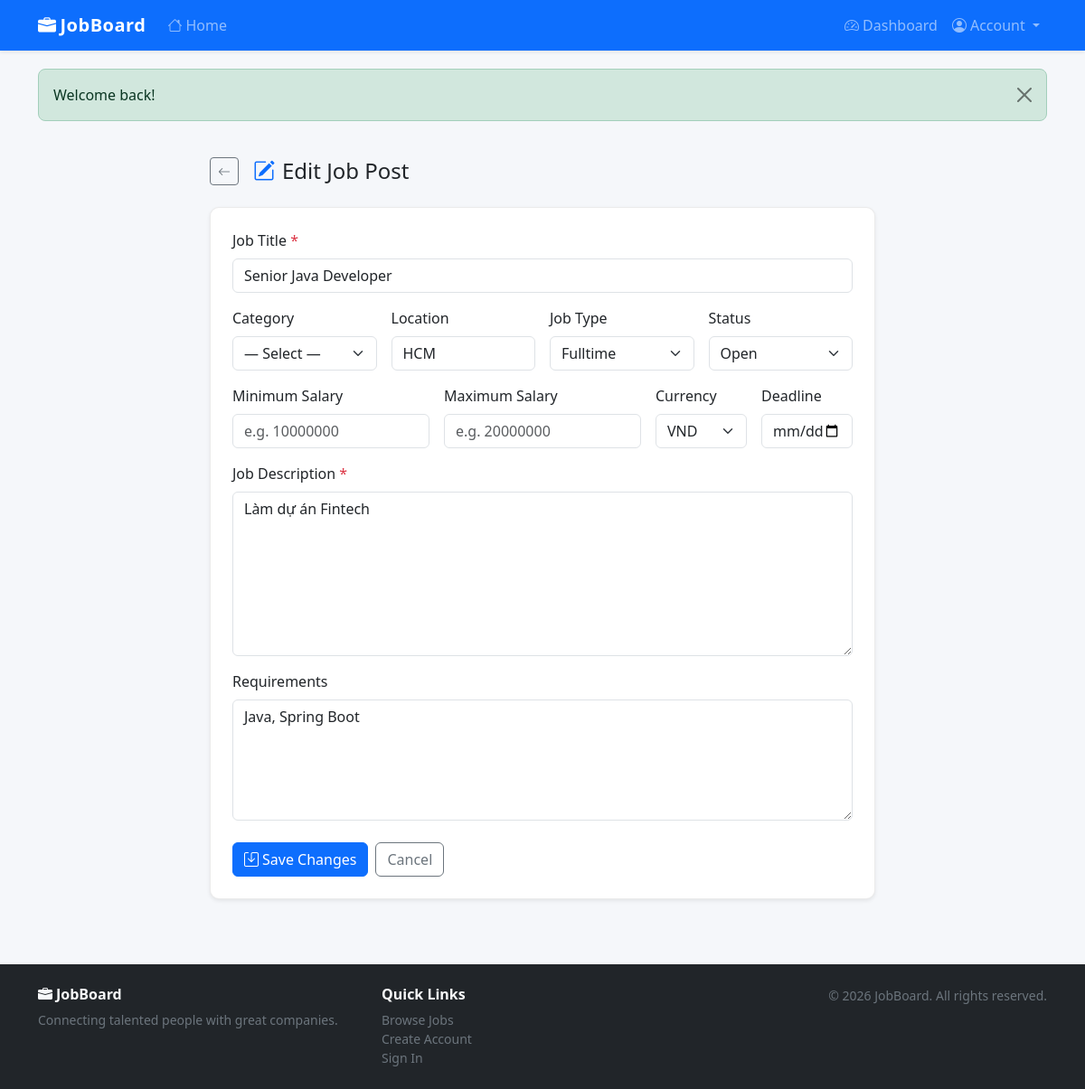
/employer/edit_post.php?id=1 (signed in), run on an earlier commit of the app's database.
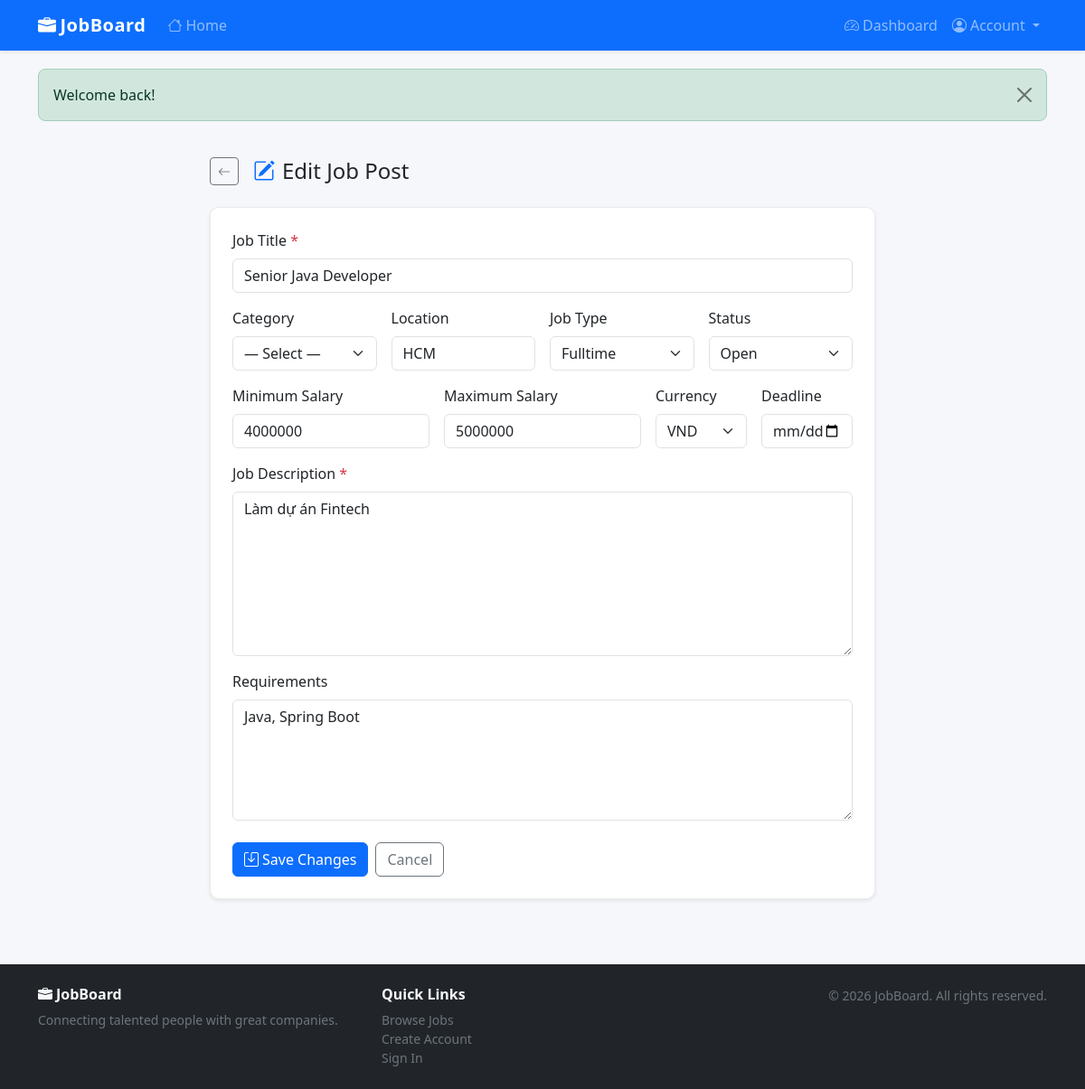
And on a later commit of the database.
### tables this page shows
CREATE TABLE `job_posts` (
  `id`           int(10) UNSIGNED NOT NULL AUTO_INCREMENT,
  `employer_id`  int(10) UNSIGNED NOT NULL,
  `title`        varchar(200)     NOT NULL,
  `description`  text             NOT NULL,
  `requirements` text             DEFAULT NULL,
  `salary`       varchar(100)     DEFAULT NULL COMMENT 'DEPRECATED — use salary_min/salary_max',
  `salary_min`   bigint(20)       DEFAULT NULL,
  `salary_max`   bigint(20)       DEFAULT NULL,
  `currency`     enum('VND','USD','EUR') NOT NULL DEFAULT 'VND',
  `end_date`     date             DEFAULT NULL COMMENT 'Application deadline',
  `recruit_type` enum('fulltime','parttime','online','offline') NOT NULL DEFAULT 'fulltime',
  `location`     varchar(150)     DEFAULT NULL,
  `category`     varchar(100)     DEFAULT NULL,
  `status`       enum('open','closed') NOT NULL DEFAULT 'open',
  `created_at`   datetime         NOT NULL DEFAULT current_timestamp(),
  PRIMARY KEY (`id`),
  KEY `idx_jp_employer`  (`employer_id`),
  KEY `idx_jp_status`    (`status`),
  KEY `idx_jp_created`   (`created_at`),
  KEY `idx_jp_end_date`  (`end_date`),
  CONSTRAINT `fk_jp_employer` FOREIGN KEY (`employer_id`) REFERENCES `employer_profiles` (`id`) ON DELETE CASCADE
);

### employer/edit_post.php (the view, shortened to what the changed rows need)
<?php
$user  = getCurrentUser();
$epId  = $user['profile_id'];
$jobId = (int)($_GET['id'] ?? 0);
$recruitTypes  = ['fulltime' => 'Fulltime', 'parttime' => 'Parttime', 'online' => 'Online', 'offline' => 'Offline'];
try {
    $pdo = getDB();
    $stmt = $pdo->prepare('SELECT * FROM job_posts WHERE id = ? AND employer_id = ?');
    $stmt->execute([$jobId, $epId]);
    $post = $stmt->fetch();
} catch (PDOException $e) {
    error_log($e->getMessage());
    setFlash('danger', 'Could not load post.');
    header('Location: /website/employer/manage_posts.php');
    exit;
}
require_once __DIR__ . '/../includes/header.php';
?>
<div class="row justify-content-center">
  <div class="col-lg-8">
    <div class="card shadow-sm">
      <div class="card-body p-4">
        <form method="post" novalidate>
          <div class="mb-3">
            <label for="title" class="form-label">Job Title <span class="text-danger">*</span></label>
            <input type="text" class="form-control" id="title" name="title"
                   value="<?= htmlspecialchars($post['title']) ?>" required>
          </div>
          <div class="row g-3 mb-3">
            <div class="col-md-3">
              <label for="location" class="form-label">Location</label>
              <input type="text" class="form-control" id="location" name="location"
                     value="<?= htmlspecialchars($post['location']) ?>">
            </div>
            <div class="col-md-3">
              <label for="recruit_type" class="form-label">Job Type</label>
              <select class="form-select" id="recruit_type" name="recruit_type">
                <?php foreach ($recruitTypes as $val => $label): ?>
                  <option value="<?= $val ?>"
                    <?= ($post['recruit_type'] ?? 'fulltime') === $val ? 'selected' : '' ?>>
                    <?= $label ?>
                  </option>
                <?php endforeach; ?>
              </select>
            </div>
            <div class="col-md-3">
              <label for="status" class="form-label">Status</label>
              <select class="form-select" id="status" name="status">
                <option value="open"   <?= $post['status'] === 'open'   ? 'selected' : '' ?>>Open</option>
              </select>
            </div>
          </div>
          <div class="row g-3 mb-3">
            <div class="col-md-4">
              <label for="salary_min" class="form-label">Minimum Salary</label>
              <input type="number" class="form-control" id="salary_min" name="salary_min"
                     min="0" step="1" placeholder="e.g. 10000000"
                     value="<?= htmlspecialchars($post['salary_min'] ?? '') ?>">
            </div>
            <div class="col-md-4">
              <label for="salary_max" class="form-label">Maximum Salary</label>
              <input type="number" class="form-control" id="salary_max" name="salary_max"
                     min="0" step="1" placeholder="e.g. 20000000"
                     value="<?= htmlspecialchars($post['salary_max'] ?? '') ?>">
            </div>
            <div class="col-md-2">
              <label for="currency" class="form-label">Currency</label>
              <select class="form-select" id="currency" name="currency">
                <?php foreach (['VND', 'USD', 'EUR'] as $cur): ?>
                  <option value="<?= $cur ?>"
                    <?= ($post['currency'] ?? 'VND') === $cur ? 'selected' : '' ?>>
                    <?= $cur ?>
                  </option>
                <?php endforeach; ?>
              </select>
            </div>
          </div>
          <div class="mb-3">
            <label for="description" class="form-label">
              Job Description <span class="text-danger">*</span>
            </label>
            <textarea class="form-control" id="description" name="description"
                      rows="7" required><?= htmlspecialchars($post['description']) ?></textarea>
          </div>
          <div class="mb-4">
            <label for="requirements" class="form-label">Requirements</label>
            <textarea class="form-control" id="requirements" name="requirements"
                      rows="5"><?= htmlspecialchars($post['requirements']) ?></textarea>
          </div>
        </form>
      </div>
    </div>
  </div>
</div>
<?php require_once __DIR__ . '/../includes/footer.php'; ?>

What changed in the data, as far as the page shows it:
changed job_posts "Senior Java Developer": salary_min (not shown) → "4000000"; salary_max (not shown) → "5000000"
